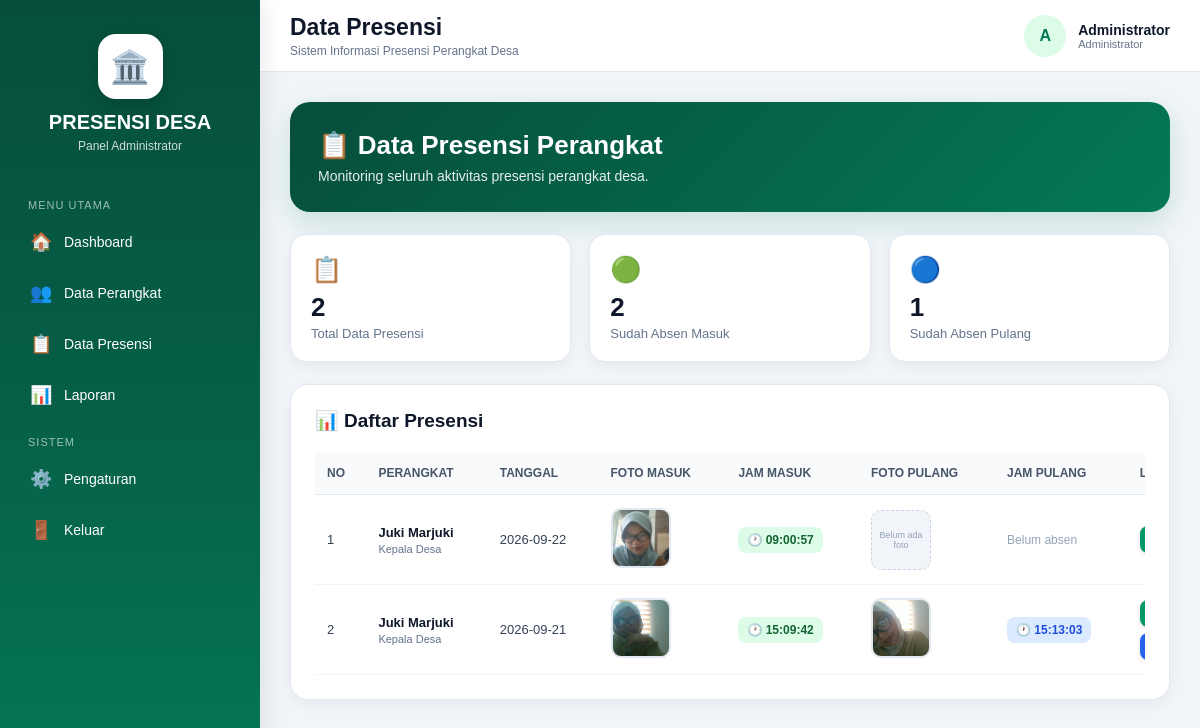
The app's page /admin/presensi (signed in) with its own data.
### tables this page shows
CREATE TABLE presensi (

            id INTEGER PRIMARY KEY AUTOINCREMENT,

            perangkat_id INTEGER NOT NULL,

            tanggal TEXT NOT NULL,

            jam_masuk TEXT,

            foto_masuk TEXT,

            jam_pulang TEXT,

            foto_pulang TEXT,

            latitude REAL,

            longitude REAL,

            status TEXT NOT NULL DEFAULT 'Hadir',

            created_at TIMESTAMP
                DEFAULT CURRENT_TIMESTAMP, latitude_masuk REAL, longitude_masuk REAL, latitude_pulang REAL, longitude_pulang REAL,

            FOREIGN KEY (perangkat_id)
                REFERENCES perangkat(id)
                ON DELETE CASCADE
        );

CREATE TABLE perangkat (

            id INTEGER PRIMARY KEY AUTOINCREMENT,

            nama TEXT NOT NULL,

            nik TEXT,

            jabatan TEXT NOT NULL,

            foto TEXT,

            status TEXT NOT NULL DEFAULT 'Aktif',

            created_at TIMESTAMP
                DEFAULT CURRENT_TIMESTAMP
        );

### app.py (the view)
@app.route("/admin/presensi")
def admin_presensi():
    if not admin_required():
        return redirect(
            url_for("login")
        )
    data = fetch_all("""
        SELECT
            presensi.*,
            perangkat.nama,
            perangkat.jabatan

        FROM presensi

        LEFT JOIN perangkat
            ON perangkat.id =
               presensi.perangkat_id

        ORDER BY
            presensi.tanggal DESC,
            presensi.id DESC
    """)
    return render_template(
        "admin_presensi.html",
        data=data
    )

### templates/admin_presensi.html (shortened to what this page needs)
{% extends "base_admin.html" %}
{% block page_title %}
Data Presensi
{% endblock %}
{% block content %}
<div class="presensi-container">
    <div class="header-card">
        <h1>
            📋 Data Presensi Perangkat
        </h1>
        <p>
            Monitoring seluruh aktivitas presensi perangkat desa.
        </p>
    </div>
    {% set total = data|length %}
    {% set total_masuk = namespace(value=0) %}
    {% set total_pulang = namespace(value=0) %}
    {% for item in data %}
        {% if item.jam_masuk %}
            {% set total_masuk.value =
                total_masuk.value + 1
            %}
        {% endif %}
        {% if item.jam_pulang %}
            {% set total_pulang.value =
                total_pulang.value + 1
            %}
        {% endif %}
    {% endfor %}
    <div class="stats">
        <div class="stat">
            <div class="stat-icon">
                📋
            </div>
            <div class="stat-number">
                {{ total }}
            </div>
            <div class="stat-label">
                Total Data Presensi
            </div>
        </div>
        <div class="stat">
            <div class="stat-icon">
                🟢
            </div>
            <div class="stat-number">
                {{ total_masuk.value }}
            </div>
            <div class="stat-label">
                Sudah Absen Masuk
            </div>
        </div>
        <div class="stat">
            <div class="stat-icon">
                🔵
            </div>
            <div class="stat-number">
                {{ total_pulang.value }}
            </div>
            <div class="stat-label">
                Sudah Absen Pulang
            </div>
        </div>
    </div>
    <div class="card">
        <div class="card-header">
            <div class="card-title">
                📊 Daftar Presensi
            </div>
        </div>
        {% if data %}
        <div class="table-wrapper">
            <table>
                <thead>
                    <tr>
                        <th>
                            NO
                        </th>
                        <th>
                            PERANGKAT
                        </th>
                        <th>
                            TANGGAL
                        </th>
                        <th>
                            FOTO MASUK
                        </th>
                        <th>
                            JAM MASUK
                        </th>
                        <th>
                            FOTO PULANG
                        </th>
                        <th>
                            JAM PULANG
                        </th>
                        <th>
                        </th>
                    </tr>
                </thead>
                <tbody>
                {% for item in data %}
                    <tr>
                        <td>
                            {{ loop.index }}
                        </td>
                        <td>
                            <div class="nama">
                                {{ item.nama or "-" }}
                            </div>
                            <div class="jabatan">
                                {{ item.jabatan or "Perangkat Desa" }}
                            </div>
                        </td>
                        <td>
                            {{ item.tanggal or "-" }}
                        </td>
                        <td>
                            {% if item.foto_masuk %}
                                <img
                                    src="{{ url_for(
                                        'static',
                                        filename=item.foto_masuk
                                    ) }}"
                                    class="foto"
                                    alt="Foto Masuk"
                                    title="Klik untuk memperbesar"
                                    onclick="
                                        openFoto(this.src)
                                    "
                                >
                            {% else %}
                                <div class="tanpa-foto">
                                    Tidak ada foto
                                </div>
                            {% endif %}
                        </td>
                        <td>
                            {% if item.jam_masuk %}
                                <span class="jam">
                                    🕐
                                    {{ item.jam_masuk }}
                                </span>
                            {% else %}
                                <span class="kosong">
                                    Belum absen
                                </span>
                            {% endif %}
                        </td>
                        <td>
                            {% if item.foto_pulang %}
                                <img
                                    src="{{ url_for(
                                        'static',
                                        filename=item.foto_pulang
                                    ) }}"
                                    class="foto"
                                    alt="Foto Pulang"
                                    title="Klik untuk memperbesar"
                                    onclick="
                                        openFoto(this.src)
                                    "
                                >
                            {% else %}
                                <div class="tanpa-foto">
                                    Belum ada foto
                                </div>
                            {% endif %}
                        </td>
                        <td>
                            {% if item.jam_pulang %}
                                <span
                                    class="
                                        jam
                                        jam-pulang
                                    "
                                >
                                    🕐
                                    {{ item.jam_pulang }}
                                </span>
                            {% else %}
                                <span class="kosong">
                                    Belum absen
                                </span>
                            {% endif %}
                        </td>
                        <td>
                            <div class="gps-container">
                                {% if
                                    item.latitude_masuk
                                    is not none
                                    and
                                    item.longitude_masuk
                                    is not none
                                %}
                                    <a
                                        href="https://www.google.com/maps?q={{ item.latitude_masuk }},{{ item.longitude_masuk }}"
                                        target="_blank"
                                        rel="noopener noreferrer"
                                        class="
                                            gps-button
                                            masuk
                                        "
                                        title="
                                            Buka lokasi absen masuk di Google Maps
                                        "
                                    >
                                    </a>
                                {% endif %}
                                {% if
                                    item.latitude_pulang
                                    is not none
                                    and
                                    item.longitude_pulang
                                    is not none
                                %}
                                    <a
                                        href="https://www.google.com/maps?q={{ item.latitude_pulang }},{{ item.longitude_pulang }}"
                                        target="_blank"
                                        rel="noopener noreferrer"
                                        class="
                                            gps-button
                                            pulang
                                        "
                                        title="
                                            Buka lokasi absen pulang di Google Maps
                                        "
                                    >
                                    </a>
                                {% endif %}
                                {% endif %}
                            </div>
                        </td>
                    </tr>
                </tbody>
            </table>
        </div>
        {% else %}
    </div>
</div>
{% endblock %}

### templates/base_admin.html (shortened to what this page needs)
<!DOCTYPE html>
<html lang="id">
<head>
</head>
<body>
<div class="admin-layout">
    <aside
        class="sidebar"
        id="sidebar"
    >
        <div class="sidebar-logo">
            <div class="logo-icon">
                🏛️
            </div>
            <h2>
                PRESENSI DESA
            </h2>
            <p>
                Panel Administrator
            </p>
        </div>
        <div class="menu-title">
            MENU UTAMA
        </div>
        <a
            href="{{ url_for('admin_dashboard') }}"
            class="menu-item"
        >
            <span class="menu-icon">
                🏠
            </span>
            <span>
                Dashboard
            </span>
        </a>
        <a
            href="{{ url_for('admin_perangkat') }}"
            class="menu-item"
        >
            <span class="menu-icon">
                👥
            </span>
            <span>
                Data Perangkat
            </span>
        </a>
        <a
            href="{{ url_for('admin_presensi') }}"
            class="menu-item"
        >
            <span class="menu-icon">
                📋
            </span>
            <span>
                Data Presensi
            </span>
        </a>
        <a
            href="{{ url_for('admin_laporan') }}"
            class="menu-item"
        >
            <span class="menu-icon">
                📊
            </span>
            <span>
                Laporan
            </span>
        </a>
        <div class="menu-title">
            SISTEM
        </div>
        <a
            href="{{ url_for('admin_pengaturan') }}"
            class="menu-item"
        >
            <span class="menu-icon">
                ⚙️
            </span>
            <span>
                Pengaturan
            </span>
        </a>
        <a
            href="{{ url_for('logout') }}"
            class="menu-item"
            onclick="return confirm('Yakin ingin keluar?')"
        >
            <span class="menu-icon">
                🚪
            </span>
            <span>
                Keluar
            </span>
        </a>
    </aside>
    <main class="main-content">
        <header class="topbar">
            <div style="
                display:flex;
                align-items:center;
                gap:15px;
            ">
                <div>
                    <div class="page-title">
                        {% block page_title %}{% endblock %}
                    </div>
                    <div class="page-subtitle">
                        Sistem Informasi Presensi Perangkat Desa
                    </div>
                </div>
            </div>
            <div class="admin-info">
                <div class="admin-avatar">
                    {{ session.get('nama', 'A')[0]|upper }}
                </div>
                <div>
                    <div class="admin-name">
                        {{ session.get('nama', 'Administrator') }}
                    </div>
                    <div class="admin-role">
                        Administrator
                    </div>
                </div>
            </div>
        </header>
        <section class="content">
            {% block content %}
            {% endblock %}
        </section>
    </main>
</div>
</body>
</html>

### records on screen
presensi: nama "Juki Marjuki", jabatan "Kepala Desa", tanggal "2026-09-22", foto_masuk (picture), jam_masuk "09:00:57", shows "Belum ada foto", shows "Belum absen"
presensi: nama "Juki Marjuki", jabatan "Kepala Desa", tanggal "2026-09-21", foto_masuk (picture), jam_masuk "15:09:42", foto_pulang (picture), jam_pulang "15:13:03"

### other values on screen
{{ session.get('nama', 'A')[0]|upper }} "A"
{{ session.get('nama', 'Administrator') }} "Administrator"
{{ total }} "2"
{{ total_masuk.value }} "2"
{{ total_pulang.value }} "1"
